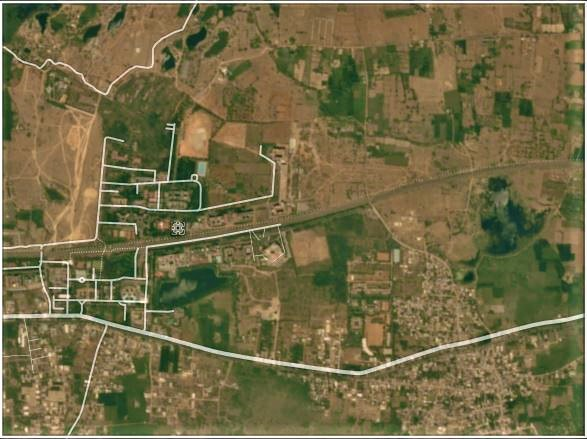
#> input picture dev/dynamic/images/img1.jpg, 587 x 439 px, found by its file name
$ python object_detection_algo.py
#> lines starting #> are read from the running program, lines starting #| are printed output that depends on the picture
import cv2
import numpy as np
import matplotlib.pyplot as plt
image1 = cv2.imread("./img1.jpg")
#> image1 is the input picture: shape (439, 587, 3); mean B, G, R 69, 106, 114.3
image2 = cv2.imread("./img2.jpg")
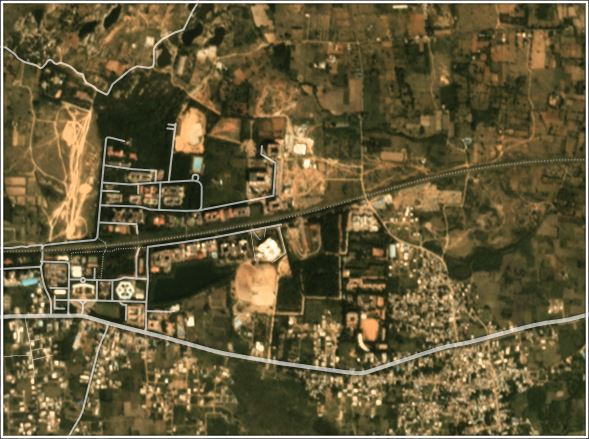
#> input picture dev/dynamic/images/img2.jpg, 589 x 439 px, found by its file name
#> image2 is the input picture: shape (439, 589, 3); mean B, G, R 57.7, 90.2, 101.1
image1 = cv2.resize(image1,(650,550))
#> image1: shape (550, 650, 3)
image2 = cv2.resize(image2,(650,550))
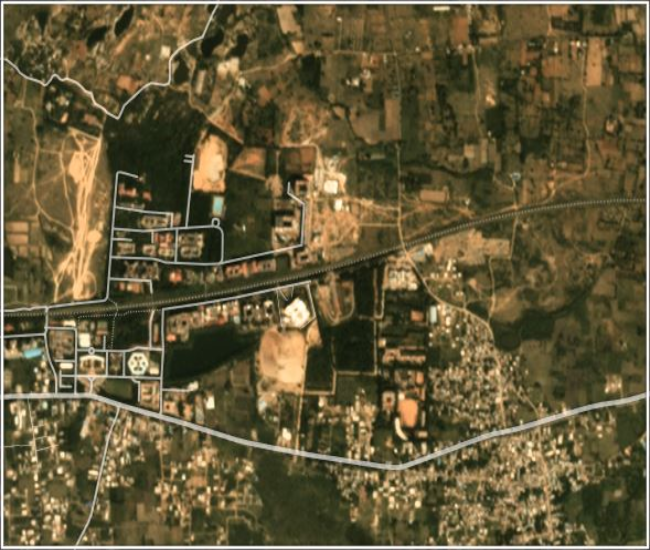
#> image2: shape (550, 650, 3); mean B, G, R 57.5, 90, 100.9


orb=cv2.ORB_create()
kp1,des1=orb.detectAndCompute(image1,None)
#> kp1 = 500 keypoints; strongest (x, y, size): (188, 225, 31), (185, 227, 31), (190, 158, 37.2), (215, 221, 31)
kp2,des2=orb.detectAndCompute(image2,None)
#> kp2 = 500 keypoints; strongest (x, y, size): (299, 301, 77.1), (297, 299, 64.3), (299, 302, 92.6), (71, 366, 31)

bf = cv2.BFMatcher(cv2.NORM_HAMMING,crossCheck=True)
matches=bf.match(des1,des2)
#> matches = 159 matches

matches = sorted(matches,key=lambda x:x.distance)

img_match= cv2.drawMatches(image1,kp1,image2,kp2,matches[:25],None,flags=2)
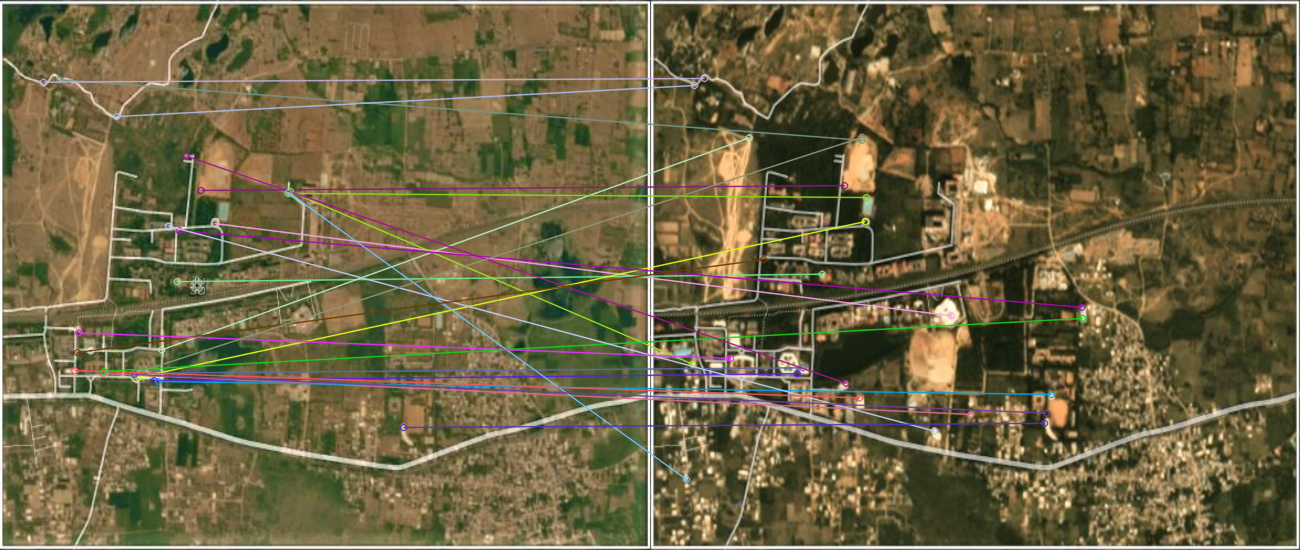
#> img_match: shape (550, 1300, 3); mean B, G, R 66, 98.9, 108.7

cv2.imshow("compare",img_match)
cv2.waitKey(0)
cv2.destroyAllWindows()
cv2.imwrite('compare.jpg',img_match)


import cv2
import numpy as np
import matplotlib.pyplot as plt
image1 = cv2.imread("./img1.jpg")
image2 = cv2.imread("./img2.jpg")
image1 = cv2.resize(image1,(650,550))
image2 = cv2.resize(image2,(650,550))


sift=cv2.xfeatures2d.SIFT_create()
kp1,des1=sift.detectAndCompute(image1,None)
#> kp1 = 3916 keypoints; strongest (x, y, size): (190, 159, 1.9), (160, 377, 5.5), (646, 544, 2.5), (289, 184, 1.8)
kp2,des2=sift.detectAndCompute(image2,None)
#> kp2 = 5393 keypoints; strongest (x, y, size): (193, 386, 5.9), (210, 403, 6.6), (268, 303, 4.4), (297, 312, 15.2)
bf=cv2.BFMatcher()

matches= bf.knnMatch(des1,des2,k=2)
#> matches = 3916 matches

good=[]

for match1,match2 in matches:
    if match1.distance<0.7*match2.distance:
        good.append([match1])
#> after the loop, good = 49 matches


sift_matches = cv2.drawMatchesKnn(image1,kp1,image2,kp2,good,None,flags=2)
cv2.imshow("compare",sift_matches)
cv2.waitKey(0)
cv2.destroyAllWindows()
cv2.imwrite('compare.jpg',sift_matches)


import cv2
import numpy as np
import matplotlib.pyplot as plt
image1 = cv2.imread("compare/img1.jpg",0)
#> image1: shape (439, 587); min 17, max 255, mean 104.3
image2 = cv2.imread("compare/img2.jpg",0)
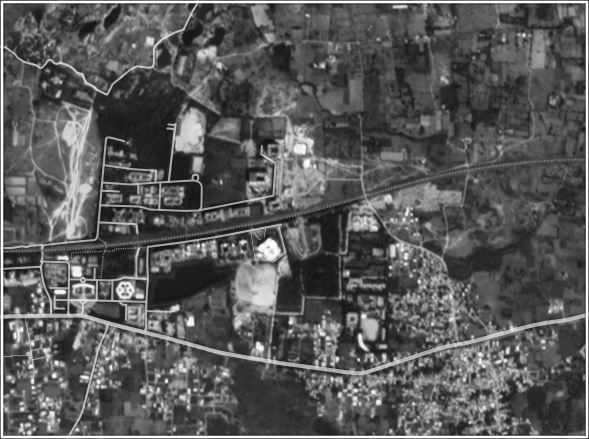
#> image2: shape (439, 589); min 6, max 255, mean 89.8
image1 = cv2.resize(image1,(650,550))
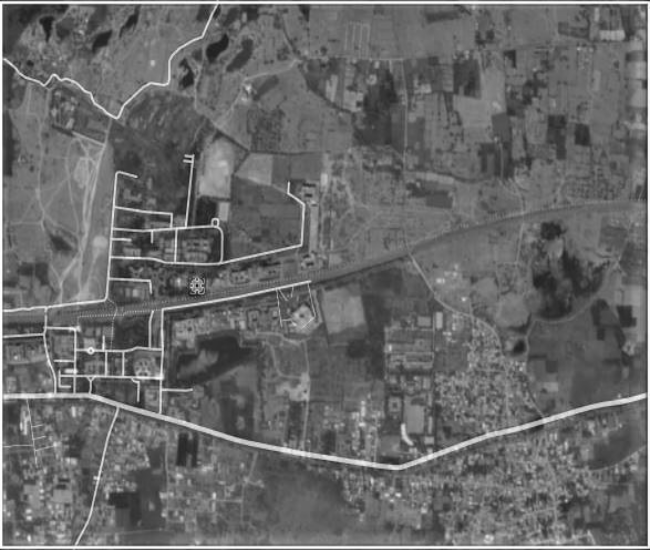
#> image1: shape (550, 650); min 24, max 255, mean 104.1
image2 = cv2.resize(image2,(650,550))
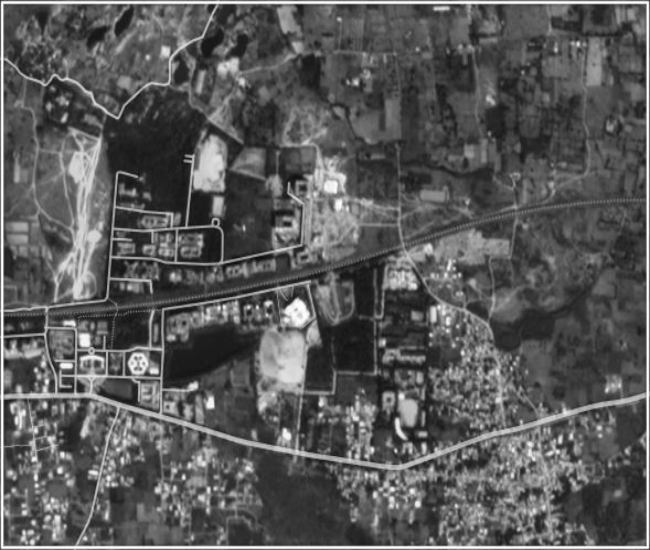
#> image2: shape (550, 650); min 9, max 255, mean 89.6


sift=cv2.xfeatures2d.SIFT_create()
kp1,des1=sift.detectAndCompute(image1,None)
#> kp1 = 3891 keypoints; strongest (x, y, size): (190, 159, 1.9), (160, 377, 5.5), (646, 544, 2.5), (289, 184, 1.8)
kp2,des2=sift.detectAndCompute(image2,None)
#> kp2 = 5369 keypoints; strongest (x, y, size): (193, 386, 5.9), (210, 403, 6.6), (268, 303, 4.4), (297, 312, 15.2)

FLANN_INDEX_KDTREE = 0
index_params = dict(algorithm=FLANN_INDEX_KDTREE,trees=5)
search_params = dict(checks=50)

flann=cv2.FlannBasedMatcher(index_params,search_params)
matches = flann.knnMatch(des1,des2,k=2)
#> matches = 3891 matches

matchesMask = [[0,0] for i in range(len(matches))]
#> matchesMask = 3891 pairs, first value 0 to 0, second value 0 to 0


for i,(match1,match2) in enumerate(matches):
    if match1.distance<0.75*match2.distance:
        matchesMask[i]=[1,0]
#> after the loop, matchesMask = 3891 pairs, first value 0 to 1, second value 0 to 0

draw_params= dict(matchColor=(0,0,255),singlePointColor=(255,0,0),matchesMask=matchesMask,flags=2)
#> draw_params = 4 items
flann_matches = cv2.drawMatchesKnn(image1,kp1,image2,kp2,matches,None,**draw_params)
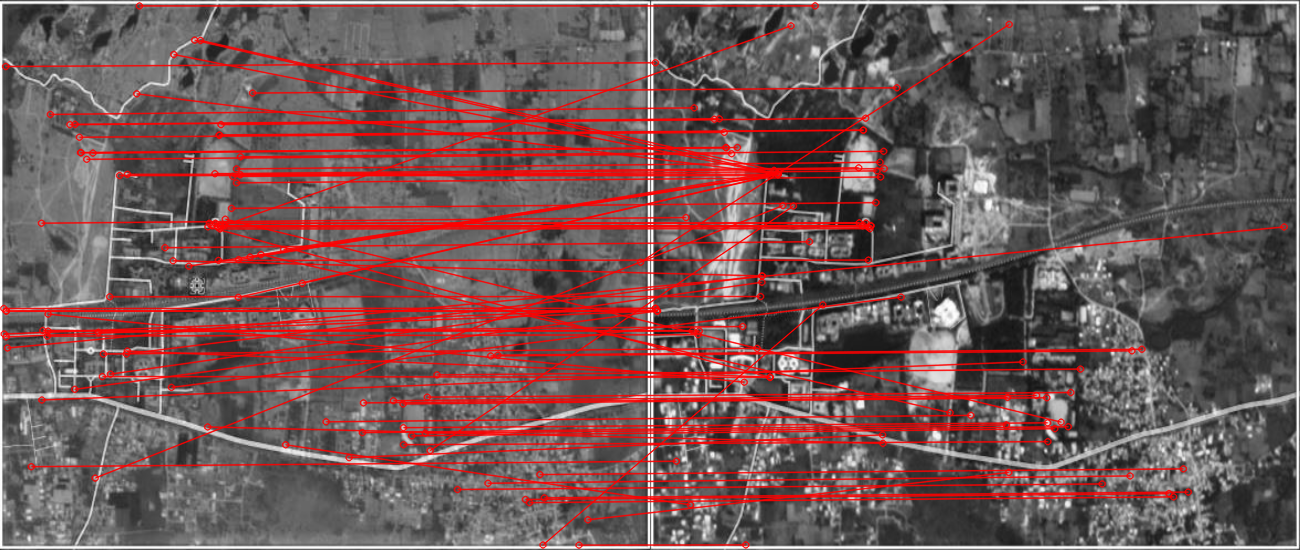
#> flann_matches: shape (550, 1300, 3); mean of channels 0, 1, 2 86.6, 86.6, 112.8; drawn as B, G, R

cv2.imshow("compare",flann_matches)
cv2.waitKey(0)
cv2.destroyAllWindows()
cv2.imwrite('compare/compare.jpg',flann_matches)
